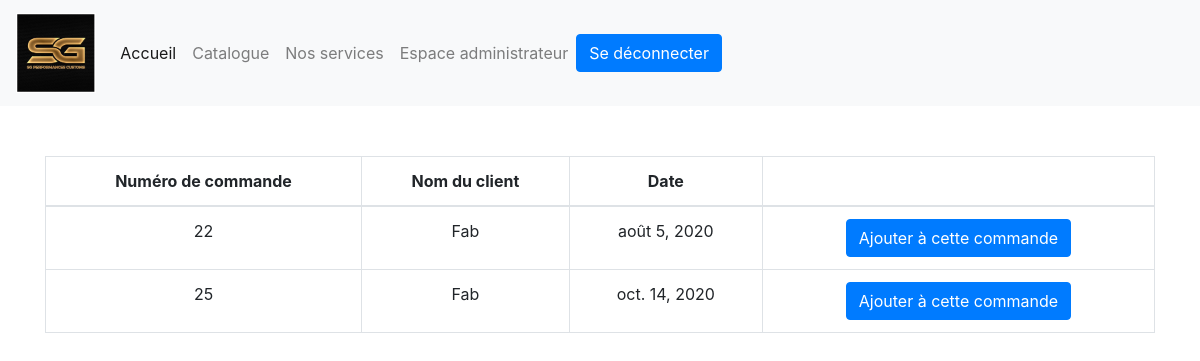
The page /compte/listeCommandeOuverte/1/ (signed in) on the database its author committed.
### catalogue/models.py (models this page shows, shortened)
class SGPC_COMMANDE(models.Model):
    COM_UTI_ID = models.ForeignKey(SGPC_Utilisateur, on_delete=models.CASCADE)
    COM_DATE = models.DateField(auto_now_add=False)
    COM_STATUT = models.CharField(max_length=50)
    COM_NUMEROSUIVI = models.CharField(max_length=50, blank=True)
    COM_FACTURE_DATE = models.DateField(blank=True, null=True)
    COM_FACTURE_STATUT = models.CharField(max_length=50, blank=True, null=True)
    COM_FRAIS_LIVRAISON = models.DecimalField(max_digits=12,decimal_places=2,  validators=[MinValueValidator(0.01)], blank=True, null=True)
    COM_RES_ID = models.ManyToManyField('service.SGPC_RESERVATION', related_name="est_associe_a",blank=True)
    COM_PRO_ID = models.ManyToManyField(SGPC_PRODUIT, through='SGPC_ASSO_COM_PRO')

### compte/models.py (models this page shows, shortened)
class SGPC_Utilisateur(AbstractBaseUser):
    UTI_EMAIL = models.EmailField(
        verbose_name='email',
        max_length=255,
        unique=True,
    )
    UTI_PRENOM = models.CharField(max_length=30, unique=False)
    UTI_NOM = models.CharField(max_length=30, unique=False)
    UTI_DATENAISSANCE = models.DateField(auto_now_add=False)
    UTI_NUMEROTEL = models.CharField(max_length=20, unique=True)
    UTI_RUE = models.CharField(max_length=60)
    UTI_NUMERORUE = models.PositiveIntegerField(null=False)
    UTI_CODEPOSTALE = models.PositiveIntegerField(null=False)
    UTI_LOCALITE = models.CharField(max_length=30, unique=False)
    UTI_is_deleted = models.BooleanField(default=False)
    UTI_is_active = models.BooleanField(default=True)
    UTI_is_admin = models.BooleanField(default=False)
    objects = MyUserManager()
    USERNAME_FIELD = 'UTI_EMAIL'
    REQUIRED_FIELDS = ['UTI_PRENOM','UTI_NOM','UTI_DATENAISSANCE','UTI_RUE','UTI_NUMERORUE','UTI_CODEPOSTALE','UTI_LOCALITE',]

### compte/views.py (the view)
# urls.py: path('listeCommandeOuverte/<str:pk>/', views.listeCommandeOuverte, name="listeCommandeOuverte"),
@login_required(login_url="/login/")#inspirer de https://www.youtube.com/watch?v=eBsc65jTKvw
@user_passes_test(lambda u: u.UTI_is_admin) #inspirer de https://stackoverflow.com/questions/21649439/redirecting-user-passes-testlambda-u-u-is-superuser-if-not-a-superuser-to-an
def listeCommandeOuverte(request,pk):
    commande = SGPC_COMMANDE.objects.filter(COM_FACTURE_STATUT='Ouverte') # Récupération des commandes faites le client
    produit = SGPC_PRODUIT.objects.get(id=pk)
    context = {
        'commande':commande,
        'produit':produit,
    }
    return render(request, 'compte/listeCommandeOuverte.html', context)

### compte/templates/compte/listeCommandeOuverte.html (shortened to what this page needs)
<!DOCTYPE html>
<html lang="en">
<head>
    {% load static %}
    {% load bootstrap4 %}
    {% bootstrap_css %}
</head>
<body>
{% include 'nav.html' %}
    <div class="container">
        <div class="table-responsive-md" style="text-align: center;margin-top: 50px">
           <table class="table table-bordered">
              <thead>
                <tr>
                  <th scope="col">Numéro de commande</th>
                  <th scope="col">Nom du client</th>
                    <th scope="col">Date</th>
                    <th scope="col"></th>
                </tr>
              </thead>
              <tbody>
              {% for com in commande %}
                <tr>
                  <td>{{com.id }}</td>
                  <td>{{com.COM_UTI_ID.UTI_NOM}}</td>
                  <td>{{com.COM_DATE}}</td>
                  <td><a href="{% url 'ajouterCommandeProd' produit.id com.id %}"><button class="btn btn-primary">Ajouter à cette commande</button> </a> </td>
              {% endfor %}
              </tbody>
            </table>
        </div>
    </div>
</body>
</html>

### rows shown on the page
SGPC_COMMANDE: id "22", COM_UTI_ID.UTI_NOM "Fab", COM_DATE "août 5, 2020"
SGPC_COMMANDE: id "25", COM_UTI_ID.UTI_NOM "Fab", COM_DATE "oct. 14, 2020"
